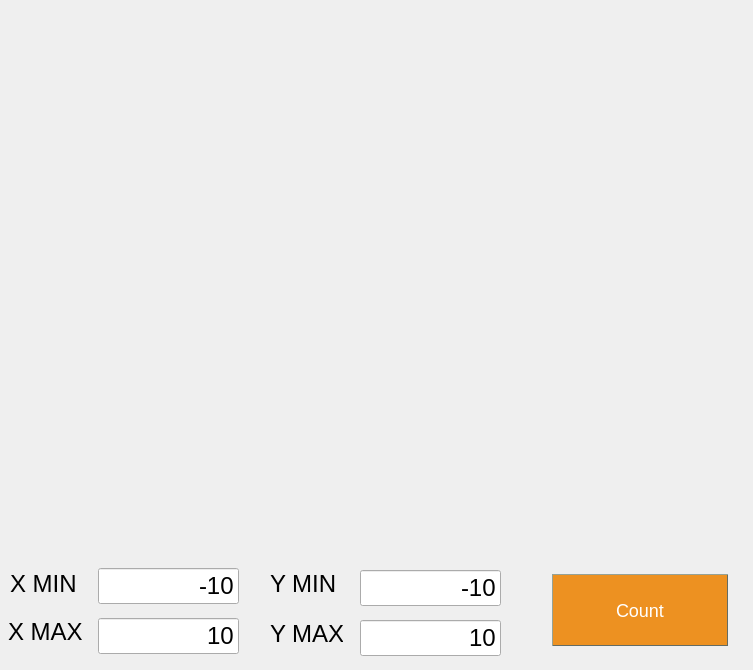
<?xml version="1.0" encoding="UTF-8"?>
<ui version="4.0">
 <class>GraphView</class>
 <widget class="QDialog" name="GraphView">
  <property name="geometry">
   <rect>
    <x>0</x>
    <y>0</y>
    <width>753</width>
    <height>670</height>
   </rect>
  </property>
  <property name="windowTitle">
   <string>Graph</string>
  </property>
  <widget class="QCustomPlot" name="widget" native="true">
   <property name="geometry">
    <rect>
     <x>29</x>
     <y>39</y>
     <width>711</width>
     <height>511</height>
    </rect>
   </property>
  </widget>
  <widget class="QPushButton" name="button_count">
   <property name="geometry">
    <rect>
     <x>550</x>
     <y>570</y>
     <width>180</width>
     <height>80</height>
    </rect>
   </property>
   <property name="sizePolicy">
    <sizepolicy hsizetype="Fixed" vsizetype="Fixed">
     <horstretch>0</horstretch>
     <verstretch>0</verstretch>
    </sizepolicy>
   </property>
   <property name="minimumSize">
    <size>
     <width>180</width>
     <height>80</height>
    </size>
   </property>
   <property name="maximumSize">
    <size>
     <width>180</width>
     <height>80</height>
    </size>
   </property>
   <property name="baseSize">
    <size>
     <width>180</width>
     <height>80</height>
    </size>
   </property>
   <property name="styleSheet">
    <string notr="true">QPushButton {
background-color: #ed9121;
  border-style: outset;
  border-width: 1px;
  border-color: #646c64;
  color: white;
  padding: 16px 32px;
  text-align: center;
  margin: 4px 2px;
  opacity: 0.6;
  font: 18px;
}

QPushButton:pressed {
background-color:  #ffc793;
border-style: inset;
}

QPushButton:hover {
background-color:  #ffc793;
opacity: 1
}

</string>
   </property>
   <property name="text">
    <string>Count</string>
   </property>
   <property name="shortcut">
    <string>Enter</string>
   </property>
  </widget>
  <widget class="QLabel" name="label_xmin">
   <property name="geometry">
    <rect>
     <x>10</x>
     <y>570</y>
     <width>66</width>
     <height>28</height>
    </rect>
   </property>
   <property name="font">
    <font>
     <pointsize>18</pointsize>
    </font>
   </property>
   <property name="text">
    <string>X MIN</string>
   </property>
  </widget>
  <widget class="QLineEdit" name="line_xmin">
   <property name="geometry">
    <rect>
     <x>98</x>
     <y>568</y>
     <width>141</width>
     <height>36</height>
    </rect>
   </property>
   <property name="font">
    <font>
     <pointsize>18</pointsize>
    </font>
   </property>
   <property name="text">
    <string>-10</string>
   </property>
   <property name="alignment">
    <set>Qt::AlignRight|Qt::AlignTrailing|Qt::AlignVCenter</set>
   </property>
  </widget>
  <widget class="QLabel" name="label_xmax">
   <property name="geometry">
    <rect>
     <x>8</x>
     <y>618</y>
     <width>74</width>
     <height>28</height>
    </rect>
   </property>
   <property name="font">
    <font>
     <pointsize>18</pointsize>
    </font>
   </property>
   <property name="text">
    <string>X MAX</string>
   </property>
  </widget>
  <widget class="QLineEdit" name="line_xmax">
   <property name="geometry">
    <rect>
     <x>98</x>
     <y>618</y>
     <width>141</width>
     <height>36</height>
    </rect>
   </property>
   <property name="font">
    <font>
     <pointsize>18</pointsize>
    </font>
   </property>
   <property name="text">
    <string>10</string>
   </property>
   <property name="alignment">
    <set>Qt::AlignRight|Qt::AlignTrailing|Qt::AlignVCenter</set>
   </property>
  </widget>
  <widget class="QLabel" name="label_ymin">
   <property name="geometry">
    <rect>
     <x>270</x>
     <y>570</y>
     <width>65</width>
     <height>28</height>
    </rect>
   </property>
   <property name="font">
    <font>
     <pointsize>18</pointsize>
    </font>
   </property>
   <property name="text">
    <string>Y MIN</string>
   </property>
  </widget>
  <widget class="QLineEdit" name="line_ymin">
   <property name="geometry">
    <rect>
     <x>360</x>
     <y>570</y>
     <width>141</width>
     <height>36</height>
    </rect>
   </property>
   <property name="font">
    <font>
     <pointsize>18</pointsize>
    </font>
   </property>
   <property name="text">
    <string>-10</string>
   </property>
   <property name="alignment">
    <set>Qt::AlignRight|Qt::AlignTrailing|Qt::AlignVCenter</set>
   </property>
  </widget>
  <widget class="QLabel" name="label_ymax">
   <property name="geometry">
    <rect>
     <x>270</x>
     <y>620</y>
     <width>73</width>
     <height>28</height>
    </rect>
   </property>
   <property name="font">
    <font>
     <pointsize>18</pointsize>
    </font>
   </property>
   <property name="text">
    <string>Y MAX</string>
   </property>
  </widget>
  <widget class="QLineEdit" name="line_ymax">
   <property name="geometry">
    <rect>
     <x>360</x>
     <y>620</y>
     <width>141</width>
     <height>36</height>
    </rect>
   </property>
   <property name="font">
    <font>
     <pointsize>18</pointsize>
    </font>
   </property>
   <property name="text">
    <string>10</string>
   </property>
   <property name="alignment">
    <set>Qt::AlignRight|Qt::AlignTrailing|Qt::AlignVCenter</set>
   </property>
  </widget>
 </widget>
 <customwidgets>
  <customwidget>
   <class>QCustomPlot</class>
   <extends>QWidget</extends>
   <header>qcustomplot.h</header>
   <container>1</container>
  </customwidget>
 </customwidgets>
 <resources/>
 <connections/>
</ui>
